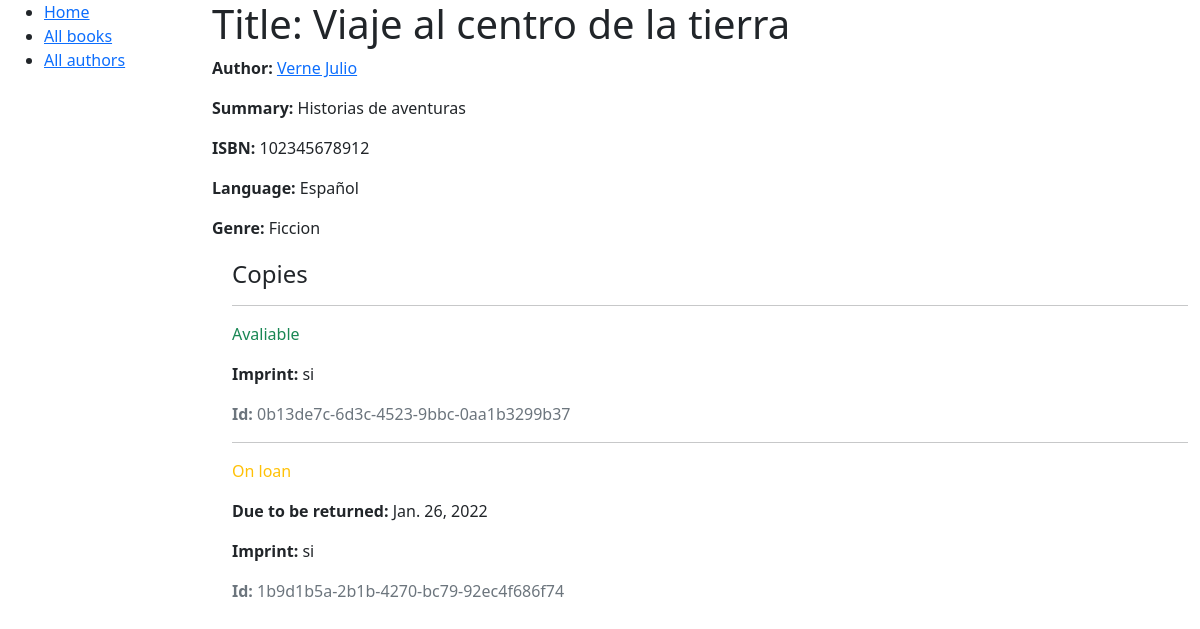
/catalog/book/2, run on the app's committed database.
### catalog/models.py (models this page shows, shortened)
class Book(models.Model):
    title = models.CharField(max_length=200)
    author = models.ForeignKey('Author', on_delete=models.SET_NULL, null=True)
    summary = models.CharField(
        max_length=1000,
        help_text="Enter a brief description of the book")
    isbn = models.CharField(
        max_length=13,
        help_text='13 Character <a href="https://www.isbn-international.org/content/what-isbn'
                                      '">ISBN number</a>')
    genre = models.ManyToManyField(Genre, help_text="Select a genre for this book")
    language = models.ForeignKey('Language', on_delete=models.SET_NULL, null=True)
    def display_genre(self):
        """ Creates a string for the Genre. This is required to display genre in Admin."""
        return ', '.join([genre.name for genre in self.genre.all()[:3]])
    display_genre.short_description = 'Genre'

class Author(models.Model):
    first_name = models.CharField(max_length=100)
    last_name = models.CharField(max_length=100)
    date_of_birth = models.DateField(null=True, blank=True)
    date_of_death = models.DateField('Died', null=True, blank=True)
    def get_absolute_url(self):
        return reverse('author-detail', args=[str(self.id)])
    def __str__(self):
        return '{0} {1}'.format(self.last_name, self.first_name)

class Language(models.Model):
    name = models.CharField(
        max_length=50,
        help_text="Enter the book's natural language (e.g. English, French, Japanese etc.)"
        )
    def __str__(self):
        return self.name

class Genre(models.Model):
    name = models.CharField(
        max_length=200,
        help_text="Enter a book genre (e.g. Science Fiction, French Poetry etc.)")
    def __str__(self):
        return self.name

class BookInstance(models.Model):
    id = models.UUIDField(
        primary_key=True,
        default=uuid.uuid4,
        help_text="Unique ID for this particular book across whole library")
    book = models.ForeignKey('Book', on_delete=models.SET_NULL, null=True)
    imprint = models.CharField(max_length=200)
    due_back = models.DateField(null=True, blank=True)
    LOAN_STATUS = (
        ('m', 'Maintenance'),
        ('o', 'On loan'),
        ('a', 'Avaliable'),
        ('r', 'Reserved'),
    )
    status = models.CharField(
        max_length=1,
        choices=LOAN_STATUS,
        blank=True, default='m',
        help_text='Book availability')
    class META:
        ordering = ['due_back']

### catalog/views.py (the view)
# urls.py: path('book/<int:pk>', views.BookDetailView.as_view(), name='book-detail'),
class BookDetailView(generic.DetailView):
    model = Book

### catalog/templates/catalog/book_detail.html
{% extends "base.html" %}
{% block content %}
  <h1>Title: {{ book.title }}</h1>
  <p><strong>Author:</strong> <a href="{{ book.author.get_absolute_url }}">{{ book.author }}</a></p>
  <p><strong>Summary:</strong> {{ book.summary }}</p>
  <p><strong>ISBN:</strong> {{ book.isbn }}</p>
  <p><strong>Language:</strong> {{ book.language }}</p>
  <p><strong>Genre:</strong> {% for genre in book.genre.all %} {{ genre }}{% if not forloop.last %}, {% endif %}{% endfor %}</p>
  <div style="margin-left:20px;margin-top:20px">
    <h4>Copies</h4>
    {% for copy in book.bookinstance_set.all %}
    <hr>
    <p class="{% if copy.status == 'a' %}text-success{% elif copy.status == 'm' %}text-danger{% else %}text-warning{% endif %}">{{ copy.get_status_display }}</p>
    {% if copy.status != 'a' %}<p><strong>Due to be returned:</strong> {{copy.due_back}}</p>{% endif %}
    <p><strong>Imprint:</strong> {{copy.imprint}}</p>
    <p class="text-muted"><strong>Id:</strong> {{copy.id}}</p>
    {% endfor %}
  </div>
{% endblock %}

### data on the page
Book: author "Verne Julio", summary "Historias de aventuras", isbn "102345678912", language "Español"
Genre: name "Ficcion"
BookInstance: status "Avaliable", imprint "si", id "0b13de7c-6d3c-4523-9bbc-0aa1b3299b37"
BookInstance: status "On loan", due_back "Jan. 26, 2022", imprint "si", id "1b9d1b5a-2b1b-4270-bc79-92ec4f686f74"
